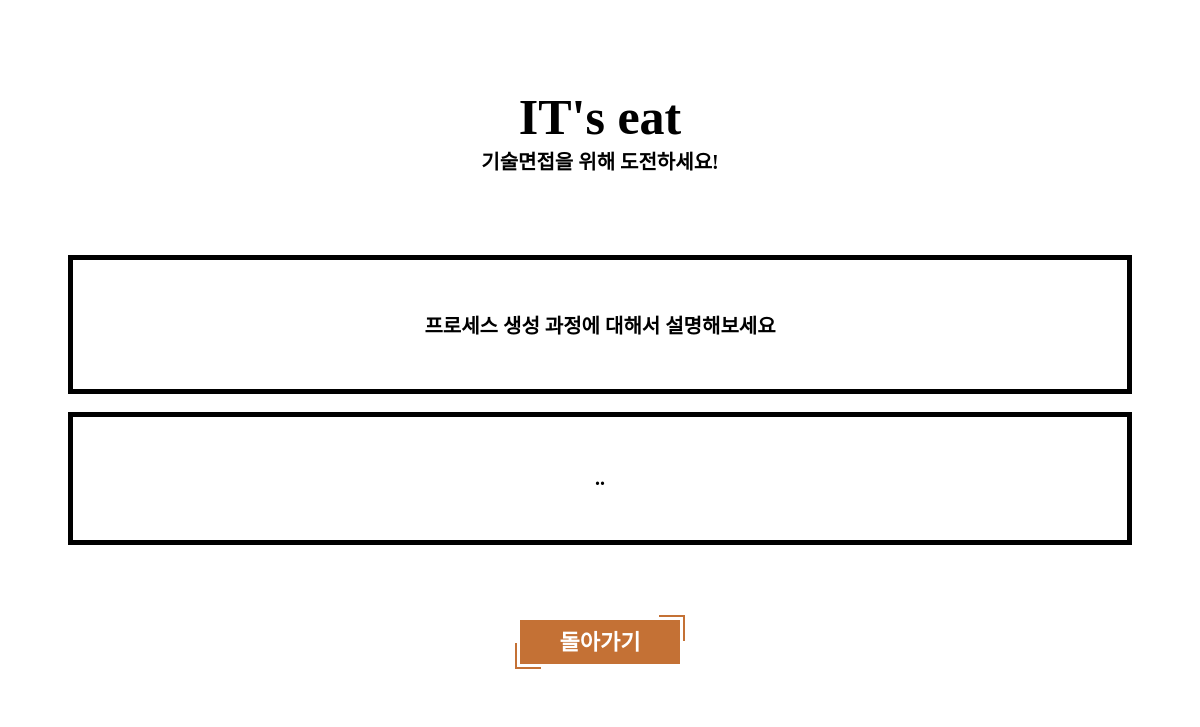
/iteat/Quizpage/3/, run on an earlier commit of the app's database.
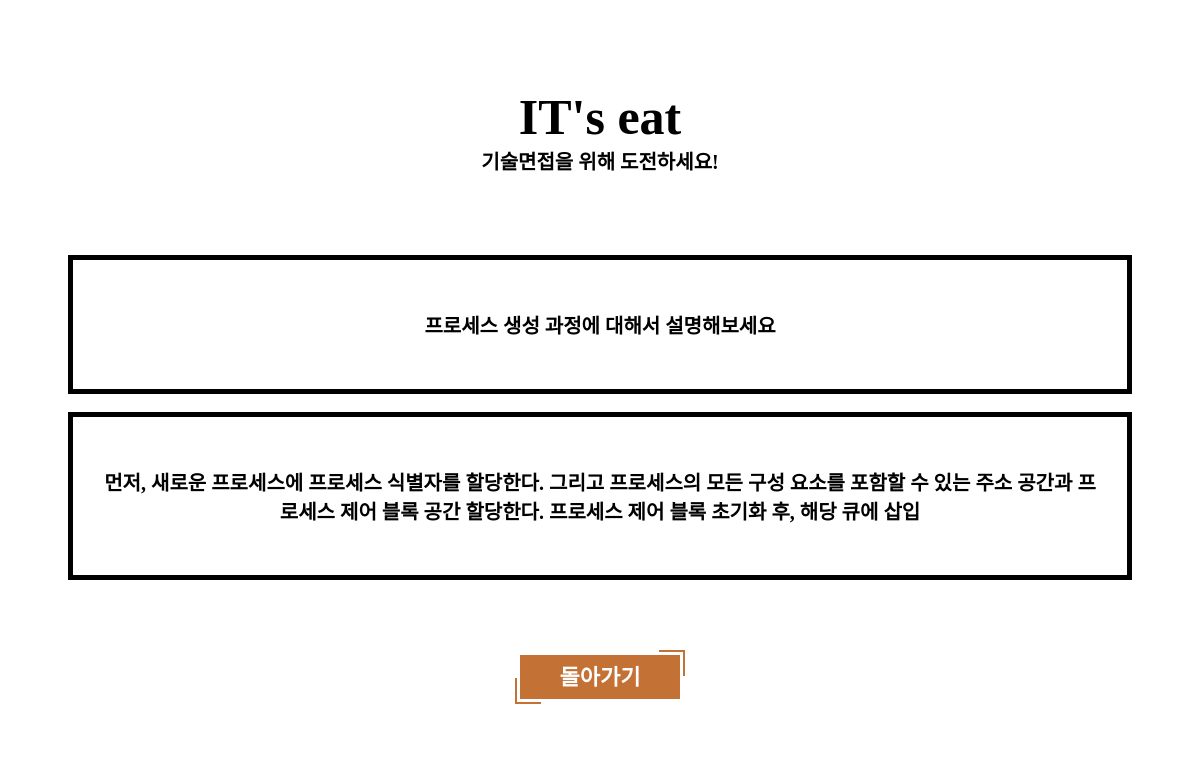
And on a later commit of the database.
### iteat/models.py (models this page shows, shortened)
class Quiz(models.Model):
  objects = models.Manager()
  title = models.CharField(max_length=300) # 길이 제한이 있는 문자열
  content = models.TextField()

### iteat/views.py (the view)
# urls.py: path('Quizpage/<int:quiz_id>/',views.Quizdetail, name='Quizdetail'),
def Quizdetail(request, quiz_id):
  q = get_object_or_404(Quiz, pk = quiz_id)
  return render(request, 'Quizdetail.html',{'quiz':q})

### iteat/templates/Quizdetail.html (shortened to what this page needs)
<html>
<head>
{% load static %}
<link rel="stylesheet" href="{% static 'main.css'%}">
</head>
<body>
    <div id="titlediv">
      <p id="title">IT's eat<br>
      <small id="subtitle">기술면접을 위해 도전하세요!</small></p>
    </div>
    <form method='GET'>
    <div id="QUIZ">
      <p id="main">{{ quiz.title }}</p>
    </div><br>
    <div id="QUIZ">
      <p id="main">{{ quiz.content }}</p>
    </div>
    <div id="titlediv">
    <p id="main"><a href="{% url 'Quizpage' %}" class="smbutton">돌아가기</a></p>
    </div>
</form>
</body>
</html>

What changed in the data, as far as the page shows it:
changed Quiz "프로세스 생성 과정에 대해서 설명해보세요": content ".." → "먼저, 새로운 프로세스에 프로세스 식별자를 할당한다. 그리고 프로세스의 모든 구성 요소를 포함할 수 있는 주소 공간과 프로세스 제어 블록 공간 할당한다. 프로세스 제어 블록 초기화 후, 해당 큐에 삽입"
